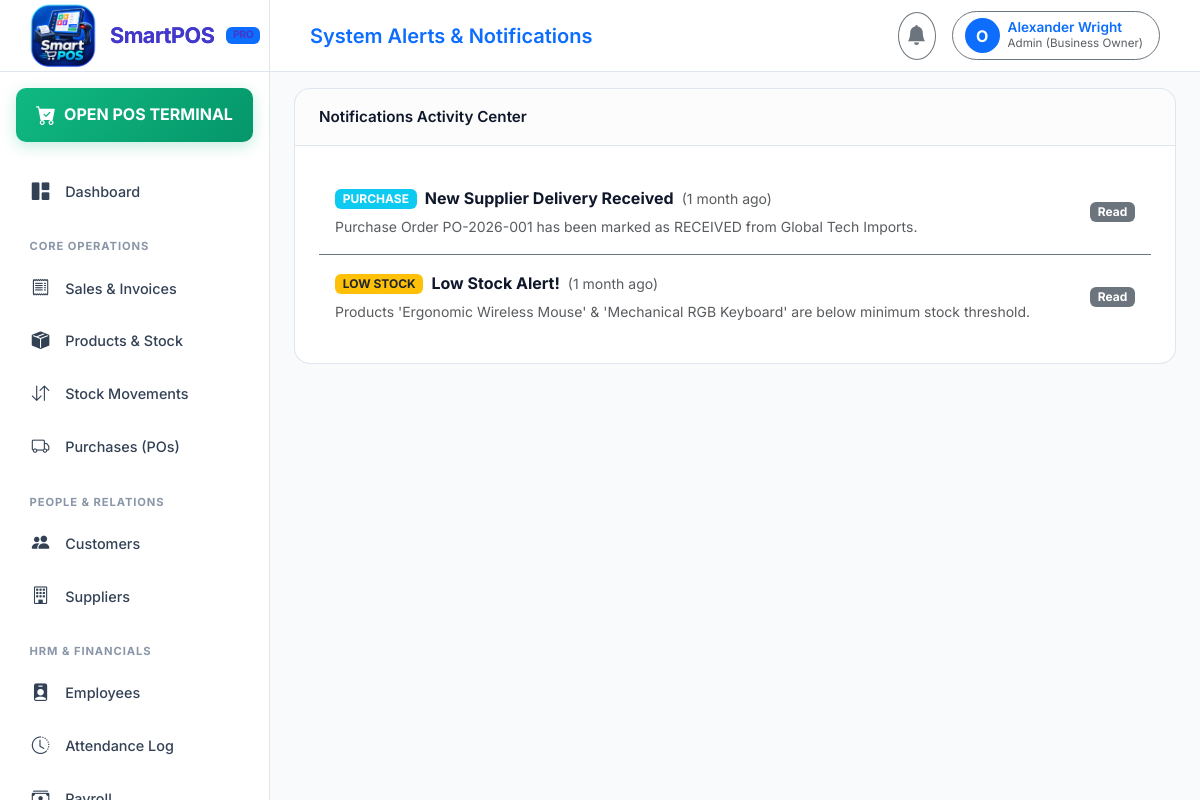
Page /notifications/ (signed in) on the committed database.
### authentication/models.py (models this page shows, shortened)
class User(AbstractUser):
    ROLE_SUPER_ADMIN = 'SUPER_ADMIN'
    ROLE_ADMIN = 'ADMIN'
    ROLE_EMPLOYEE = 'EMPLOYEE'
    ROLE_CUSTOMER = 'CUSTOMER'
    ROLE_CHOICES = [
        (ROLE_SUPER_ADMIN, 'Super Admin'),
        (ROLE_ADMIN, 'Admin (Business Owner)'),
        (ROLE_EMPLOYEE, 'Employee (Cashier)'),
        (ROLE_CUSTOMER, 'Customer'),
    ]
    role = models.CharField(max_length=20, choices=ROLE_CHOICES, default=ROLE_EMPLOYEE)
    business = models.ForeignKey(Business, on_delete=models.CASCADE, null=True, blank=True, related_name='users')
    branch = models.ForeignKey('branches.Branch', on_delete=models.SET_NULL, null=True, blank=True, related_name='users')
    phone = models.CharField(max_length=30, blank=True, null=True)
    profile_picture = models.ImageField(upload_to='profile_pics/', null=True, blank=True)
    status = models.BooleanField(default=True)
    created_at = models.DateTimeField(auto_now_add=True)
    updated_at = models.DateTimeField(auto_now=True)
    def is_super_admin(self):
        return self.role == self.ROLE_SUPER_ADMIN or self.is_superuser
    def is_admin(self):
        return self.role in [self.ROLE_ADMIN, self.ROLE_SUPER_ADMIN] or self.is_superuser

### notifications/models.py (models this page shows, shortened)
class Notification(models.Model):
    TYPE_LOW_STOCK = 'LOW_STOCK'
    TYPE_ORDER = 'ORDER'
    TYPE_PURCHASE = 'PURCHASE'
    TYPE_SYSTEM = 'SYSTEM'
    TYPE_CHOICES = [
        (TYPE_LOW_STOCK, 'Low Stock'),
        (TYPE_ORDER, 'New Order'),
        (TYPE_PURCHASE, 'Purchase Received'),
        (TYPE_SYSTEM, 'System Announcement'),
    ]
    business = models.ForeignKey('authentication.Business', on_delete=models.CASCADE, related_name='notifications', null=True, blank=True)
    user = models.ForeignKey(settings.AUTH_USER_MODEL, on_delete=models.CASCADE, related_name='notifications', null=True, blank=True)
    title = models.CharField(max_length=200)
    message = models.TextField()
    notification_type = models.CharField(max_length=20, choices=TYPE_CHOICES, default=TYPE_SYSTEM)
    is_read = models.BooleanField(default=False)
    status = models.BooleanField(default=True)
    created_at = models.DateTimeField(auto_now_add=True)
    updated_at = models.DateTimeField(auto_now=True)

### notifications/views.py (the view)
# urls.py: path('', views.notifications_list, name='notifications_list'),
@login_required
def notifications_list(request):
    notifications = Notification.objects.filter(user=request.user).order_by('-created_at')
    return render(request, 'notifications/notifications_list.html', {'notifications': notifications})

### templates/notifications/notifications_list.html
{% extends 'base.html' %}
{% block header_title %}System Alerts & Notifications{% endblock %}
{% block content %}
<div class="card card-custom">
    <div class="card-header">
        <span>Notifications Activity Center</span>
    </div>
    <div class="card-body">
        <ul class="list-group list-group-flush bg-transparent">
            {% for n in notifications %}
            <li class="list-group-item bg-transparent border-secondary text-light d-flex justify-content-between align-items-center p-3">
                <div>
                    <div class="d-flex align-items-center gap-2 mb-1">
                        {% if n.notification_type == 'LOW_STOCK' %}
                        <span class="badge bg-warning text-dark">LOW STOCK</span>
                        {% elif n.notification_type == 'PURCHASE' %}
                        <span class="badge bg-info">PURCHASE</span>
                        {% else %}
                        <span class="badge bg-primary">SYSTEM</span>
                        {% endif %}
                        <strong class="text-light fs-6">{{ n.title }}</strong>
                        <small class="text-muted">({{ n.created_at|timesince }} ago)</small>
                    </div>
                    <div class="text-muted small">{{ n.message }}</div>
                </div>
                {% if not n.is_read %}
                <a href="{% url 'mark_notification_read' n.pk %}" class="btn btn-sm btn-outline-primary">Mark as Read</a>
                {% else %}
                <span class="badge bg-secondary">Read</span>
                {% endif %}
            </li>
            {% empty %}
            <li class="p-4 text-center text-muted">No notifications in your inbox.</li>
            {% endfor %}
        </ul>
    </div>
</div>
{% endblock %}

### templates/base.html (shortened to what this page needs)
{% load static %}
<!DOCTYPE html>
<html lang="en">
<head>
    <link href="https://cdn.jsdelivr.net/npm/bootstrap@5.3.2/dist/css/bootstrap.min.css" rel="stylesheet">
    <link rel="stylesheet" href="https://cdn.jsdelivr.net/npm/bootstrap-icons@1.11.2/font/bootstrap-icons.min.css">
    <link rel="stylesheet" href="https://cdn.datatables.net/1.13.7/css/dataTables.bootstrap5.min.css">
    <link rel="stylesheet" href="{% static 'css/style.css' %}">
</head>
<body>
    <aside id="sidebar">
        <div class="sidebar-brand">
            <img
                src="{% static 'images/favicon.png' %}"
                alt="SmartPOS Logo"
                class="sidebar-brand-icon"
            >
            <span>SmartPOS</span>
            <span class="badge bg-primary text-uppercase" style="font-size: 0.65rem;">
                Pro
            </span>
        </div>
        <div class="p-3 pb-0">
            <a href="{% url 'pos_terminal' %}" class="nav-link pos-btn text-center justify-content-center py-2 rounded-3">
                <i class="bi bi-cart-check-fill fs-5 me-2"></i>
                <span class="fw-bold">OPEN POS TERMINAL</span>
            </a>
        </div>
        <ul class="sidebar-nav mt-3">
            <li class="nav-item">
                <a href="{% url 'dashboard' %}" class="nav-link {% if request.resolver_match.url_name == 'dashboard' %}active{% endif %}">
                    <i class="bi bi-grid-1x2-fill"></i>
                    <span>Dashboard</span>
                </a>
            </li>
            <li class="nav-label">Core Operations</li>
            <li class="nav-item">
                <a href="{% url 'sales_list' %}" class="nav-link {% if 'sales' in request.path %}active{% endif %}">
                    <i class="bi bi-receipt"></i>
                    <span>Sales & Invoices</span>
                </a>
            </li>
            <li class="nav-item">
                <a href="{% url 'products_list' %}" class="nav-link {% if 'products' in request.path %}active{% endif %}">
                    <i class="bi bi-box-seam-fill"></i>
                    <span>Products & Stock</span>
                </a>
            </li>
            <li class="nav-item">
                <a href="{% url 'inventory_list' %}" class="nav-link {% if 'inventory' in request.path %}active{% endif %}">
                    <i class="bi bi-arrow-down-up"></i>
                    <span>Stock Movements</span>
                </a>
            </li>
            <li class="nav-item">
                <a href="{% url 'purchases_list' %}" class="nav-link {% if 'purchases' in request.path %}active{% endif %}">
                    <i class="bi bi-truck"></i>
                    <span>Purchases (POs)</span>
                </a>
            </li>
            <li class="nav-label">People & Relations</li>
            <li class="nav-item">
                <a href="{% url 'customers_list' %}" class="nav-link {% if 'customers' in request.path %}active{% endif %}">
                    <i class="bi bi-people-fill"></i>
                    <span>Customers</span>
                </a>
            </li>
            <li class="nav-item">
                <a href="{% url 'suppliers_list' %}" class="nav-link {% if 'suppliers' in request.path %}active{% endif %}">
                    <i class="bi bi-building"></i>
                    <span>Suppliers</span>
                </a>
            </li>
            {% if user.is_admin %}
            <li class="nav-label">HRM & Financials</li>
            <li class="nav-item">
                <a href="{% url 'employees_list' %}" class="nav-link {% if 'employees' in request.path %}active{% endif %}">
                    <i class="bi bi-person-badge-fill"></i>
                    <span>Employees</span>
                </a>
            </li>
            <li class="nav-item">
                <a href="{% url 'attendance_list' %}" class="nav-link {% if 'attendance' in request.path %}active{% endif %}">
                    <i class="bi bi-clock-history"></i>
                    <span>Attendance Log</span>
                </a>
            </li>
            <li class="nav-item">
                <a href="{% url 'payroll_list' %}" class="nav-link {% if 'payroll' in request.path %}active{% endif %}">
                    <i class="bi bi-cash-stack"></i>
                    <span>Payroll</span>
                </a>
            </li>
            {% endif %}
        </ul>
    </aside>
    <div id="main-content">
        <header class="top-navbar">
            <div class="d-flex align-items-center gap-3">
                <div class="fw-semibold text-primary fs-5">
                    {% block header_title %}{{ current_business.name|default:"SmartPOS Enterprise" }}{% endblock %}
                </div>
            </div>
            <div class="d-flex align-items-center gap-3">
                <div class="dropdown">
                    <button class="btn btn-outline-secondary position-relative rounded-circle p-2" type="button" data-bs-toggle="dropdown">
                        <i class="bi bi-bell-fill fs-5"></i>
                    </button>
                </div>
                <div class="dropdown">
                    <button class="btn btn-outline-secondary d-flex align-items-center gap-2 rounded-pill pe-3" type="button" data-bs-toggle="dropdown">
                        <div class="bg-primary text-white rounded-circle d-flex align-items-center justify-content-center fw-bold" style="width: 35px; height: 35px;">
                            {{ user.username|slice:":1"|upper }}
                        </div>
                        <div class="text-start d-none d-sm-block">
                            <div class="fw-semibold text-primary" style="font-size: 0.85rem; line-height: 1.2;">{{ user.get_full_name|default:user.username }}</div>
                            <div class="text-muted" style="font-size: 0.725rem;">{{ user.get_role_display }}</div>
                        </div>
                    </button>
                </div>
            </div>
        </header>
        <div class="container-fluid pt-3 px-4">
        </div>
        <main class="container-fluid px-4 pb-5 flex-grow-1">
            {% block content %}{% endblock %}
        </main>
    </div>
</body>
</html>

### rows in the picture
User: username "O", get_full_name "Alexander Wright", role "Admin (Business Owner)"
Notification: notification_type "PURCHASE", title "New Supplier Delivery Received", created_at "1 month", message "Purchase Order PO-2026-001 has been marked as RECEIVED from Global Tech Imports.", is_read "Read"
Notification: notification_type "LOW STOCK", title "Low Stock Alert!", created_at "1 month", message "Products 'Ergonomic Wireless Mouse' & 'Mechanical RGB Keyboard' are below minimum stock threshold.", is_read "Read"
